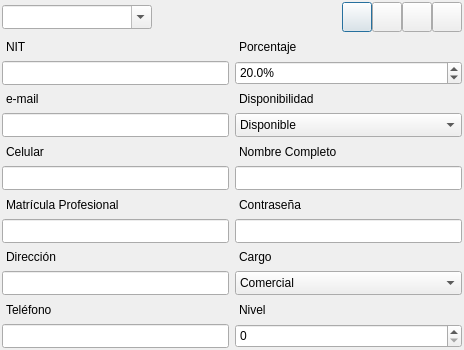
<?xml version="1.0" encoding="UTF-8"?>
<ui version="4.0">
 <class>editPersonsForm</class>
 <widget class="QDialog" name="editPersonsForm">
  <property name="geometry">
   <rect>
    <x>0</x>
    <y>0</y>
    <width>464</width>
    <height>350</height>
   </rect>
  </property>
  <property name="sizePolicy">
   <sizepolicy hsizetype="Expanding" vsizetype="Expanding">
    <horstretch>0</horstretch>
    <verstretch>0</verstretch>
   </sizepolicy>
  </property>
  <property name="windowTitle">
   <string>Edición de Datos Personales</string>
  </property>
  <property name="windowIcon">
   <iconset>
    <normaloff>:/icons/icons/users.png</normaloff>:/icons/icons/users.png</iconset>
  </property>
  <layout class="QGridLayout" name="gridLayout">
   <property name="leftMargin">
    <number>2</number>
   </property>
   <property name="topMargin">
    <number>2</number>
   </property>
   <property name="rightMargin">
    <number>2</number>
   </property>
   <property name="bottomMargin">
    <number>2</number>
   </property>
   <item row="0" column="0" colspan="2">
    <layout class="QHBoxLayout" name="horizontalLayout">
     <property name="spacing">
      <number>0</number>
     </property>
     <item>
      <widget class="QComboBox" name="personsComboBox">
       <property name="minimumSize">
        <size>
         <width>150</width>
         <height>24</height>
        </size>
       </property>
       <property name="font">
        <font>
         <pointsize>9</pointsize>
        </font>
       </property>
       <property name="editable">
        <bool>true</bool>
       </property>
       <property name="modelColumn">
        <number>0</number>
       </property>
      </widget>
     </item>
     <item>
      <spacer name="horizontalSpacer">
       <property name="orientation">
        <enum>Qt::Horizontal</enum>
       </property>
       <property name="sizeHint" stdset="0">
        <size>
         <width>20</width>
         <height>20</height>
        </size>
       </property>
      </spacer>
     </item>
     <item>
      <widget class="QPushButton" name="updateButton">
       <property name="enabled">
        <bool>true</bool>
       </property>
       <property name="minimumSize">
        <size>
         <width>30</width>
         <height>30</height>
        </size>
       </property>
       <property name="maximumSize">
        <size>
         <width>30</width>
         <height>30</height>
        </size>
       </property>
       <property name="toolTip">
        <string>Guardar</string>
       </property>
       <property name="text">
        <string/>
       </property>
       <property name="icon">
        <iconset>
         <normaloff>:/icons/icons/update.png</normaloff>:/icons/icons/update.png</iconset>
       </property>
      </widget>
     </item>
     <item>
      <widget class="QPushButton" name="newButton">
       <property name="enabled">
        <bool>true</bool>
       </property>
       <property name="minimumSize">
        <size>
         <width>30</width>
         <height>30</height>
        </size>
       </property>
       <property name="maximumSize">
        <size>
         <width>30</width>
         <height>30</height>
        </size>
       </property>
       <property name="toolTip">
        <string>Nuevo</string>
       </property>
       <property name="text">
        <string/>
       </property>
       <property name="icon">
        <iconset>
         <normaloff>:/icons/icons/add-user.png</normaloff>:/icons/icons/add-user.png</iconset>
       </property>
      </widget>
     </item>
     <item>
      <widget class="QPushButton" name="saveButton">
       <property name="enabled">
        <bool>true</bool>
       </property>
       <property name="minimumSize">
        <size>
         <width>30</width>
         <height>30</height>
        </size>
       </property>
       <property name="maximumSize">
        <size>
         <width>30</width>
         <height>30</height>
        </size>
       </property>
       <property name="toolTip">
        <string>Nuevo</string>
       </property>
       <property name="text">
        <string/>
       </property>
       <property name="icon">
        <iconset>
         <normaloff>:/icons/icons/save-user.png</normaloff>:/icons/icons/save-user.png</iconset>
       </property>
      </widget>
     </item>
     <item>
      <widget class="QPushButton" name="removeButton">
       <property name="enabled">
        <bool>true</bool>
       </property>
       <property name="minimumSize">
        <size>
         <width>30</width>
         <height>30</height>
        </size>
       </property>
       <property name="maximumSize">
        <size>
         <width>30</width>
         <height>30</height>
        </size>
       </property>
       <property name="toolTip">
        <string>Eliminar</string>
       </property>
       <property name="text">
        <string/>
       </property>
       <property name="icon">
        <iconset>
         <normaloff>:/icons/icons/remove-user.png</normaloff>:/icons/icons/remove-user.png</iconset>
       </property>
      </widget>
     </item>
    </layout>
   </item>
   <item row="1" column="0">
    <widget class="QLabel" name="label">
     <property name="font">
      <font>
       <pointsize>9</pointsize>
      </font>
     </property>
     <property name="text">
      <string>NIT</string>
     </property>
     <property name="indent">
      <number>4</number>
     </property>
    </widget>
   </item>
   <item row="1" column="1">
    <widget class="QLabel" name="percentageLabel">
     <property name="font">
      <font>
       <pointsize>9</pointsize>
      </font>
     </property>
     <property name="text">
      <string>Porcentaje</string>
     </property>
     <property name="indent">
      <number>4</number>
     </property>
    </widget>
   </item>
   <item row="2" column="0">
    <widget class="QLineEdit" name="nitLineEdit">
     <property name="minimumSize">
      <size>
       <width>220</width>
       <height>24</height>
      </size>
     </property>
     <property name="font">
      <font>
       <pointsize>9</pointsize>
      </font>
     </property>
    </widget>
   </item>
   <item row="2" column="1">
    <widget class="QDoubleSpinBox" name="percentageSpinBox">
     <property name="minimumSize">
      <size>
       <width>220</width>
       <height>24</height>
      </size>
     </property>
     <property name="font">
      <font>
       <pointsize>9</pointsize>
      </font>
     </property>
     <property name="suffix">
      <string>%</string>
     </property>
     <property name="decimals">
      <number>1</number>
     </property>
     <property name="value">
      <double>20.000000000000000</double>
     </property>
    </widget>
   </item>
   <item row="3" column="0">
    <widget class="QLabel" name="label_4">
     <property name="font">
      <font>
       <pointsize>9</pointsize>
      </font>
     </property>
     <property name="text">
      <string>e-mail</string>
     </property>
     <property name="indent">
      <number>4</number>
     </property>
    </widget>
   </item>
   <item row="3" column="1">
    <widget class="QLabel" name="availibleLabel">
     <property name="font">
      <font>
       <pointsize>9</pointsize>
      </font>
     </property>
     <property name="text">
      <string>Disponibilidad</string>
     </property>
     <property name="indent">
      <number>4</number>
     </property>
    </widget>
   </item>
   <item row="4" column="0">
    <widget class="QLineEdit" name="mailLineEdit">
     <property name="minimumSize">
      <size>
       <width>0</width>
       <height>24</height>
      </size>
     </property>
     <property name="font">
      <font>
       <pointsize>9</pointsize>
      </font>
     </property>
    </widget>
   </item>
   <item row="4" column="1">
    <widget class="QComboBox" name="availibleComboBox">
     <property name="minimumSize">
      <size>
       <width>0</width>
       <height>24</height>
      </size>
     </property>
     <property name="font">
      <font>
       <pointsize>9</pointsize>
      </font>
     </property>
     <item>
      <property name="text">
       <string>Disponible</string>
      </property>
     </item>
     <item>
      <property name="text">
       <string>En Comisión</string>
      </property>
     </item>
     <item>
      <property name="text">
       <string>En Entrenamiento</string>
      </property>
     </item>
     <item>
      <property name="text">
       <string>Inactivo</string>
      </property>
     </item>
    </widget>
   </item>
   <item row="5" column="0">
    <widget class="QLabel" name="label_5">
     <property name="font">
      <font>
       <pointsize>9</pointsize>
      </font>
     </property>
     <property name="text">
      <string>Celular</string>
     </property>
     <property name="indent">
      <number>4</number>
     </property>
    </widget>
   </item>
   <item row="5" column="1">
    <widget class="QLabel" name="longNameLabel">
     <property name="font">
      <font>
       <pointsize>9</pointsize>
      </font>
     </property>
     <property name="text">
      <string>Nombre Completo</string>
     </property>
     <property name="indent">
      <number>4</number>
     </property>
    </widget>
   </item>
   <item row="6" column="0">
    <widget class="QLineEdit" name="celLineEdit">
     <property name="minimumSize">
      <size>
       <width>0</width>
       <height>24</height>
      </size>
     </property>
     <property name="font">
      <font>
       <pointsize>9</pointsize>
      </font>
     </property>
    </widget>
   </item>
   <item row="6" column="1">
    <widget class="QLineEdit" name="longNameLineEdit">
     <property name="minimumSize">
      <size>
       <width>0</width>
       <height>24</height>
      </size>
     </property>
     <property name="font">
      <font>
       <pointsize>9</pointsize>
      </font>
     </property>
    </widget>
   </item>
   <item row="7" column="0">
    <widget class="QLabel" name="mpLabel">
     <property name="font">
      <font>
       <pointsize>9</pointsize>
      </font>
     </property>
     <property name="text">
      <string>Matrícula Profesional</string>
     </property>
     <property name="indent">
      <number>4</number>
     </property>
    </widget>
   </item>
   <item row="7" column="1">
    <widget class="QLabel" name="passwordLabel">
     <property name="font">
      <font>
       <pointsize>9</pointsize>
      </font>
     </property>
     <property name="text">
      <string>Contraseña</string>
     </property>
     <property name="indent">
      <number>4</number>
     </property>
    </widget>
   </item>
   <item row="8" column="0">
    <widget class="QLineEdit" name="mpLineEdit">
     <property name="minimumSize">
      <size>
       <width>0</width>
       <height>24</height>
      </size>
     </property>
     <property name="font">
      <font>
       <pointsize>9</pointsize>
      </font>
     </property>
    </widget>
   </item>
   <item row="8" column="1">
    <widget class="QLineEdit" name="passwordLineEdit">
     <property name="minimumSize">
      <size>
       <width>0</width>
       <height>24</height>
      </size>
     </property>
     <property name="font">
      <font>
       <pointsize>9</pointsize>
      </font>
     </property>
    </widget>
   </item>
   <item row="9" column="0">
    <widget class="QLabel" name="addressLabel">
     <property name="font">
      <font>
       <pointsize>9</pointsize>
      </font>
     </property>
     <property name="text">
      <string>Dirección</string>
     </property>
     <property name="indent">
      <number>4</number>
     </property>
    </widget>
   </item>
   <item row="9" column="1">
    <widget class="QLabel" name="chargeLabel">
     <property name="font">
      <font>
       <pointsize>9</pointsize>
      </font>
     </property>
     <property name="text">
      <string>Cargo</string>
     </property>
     <property name="indent">
      <number>4</number>
     </property>
    </widget>
   </item>
   <item row="10" column="0">
    <widget class="QLineEdit" name="addressLineEdit">
     <property name="minimumSize">
      <size>
       <width>0</width>
       <height>24</height>
      </size>
     </property>
     <property name="font">
      <font>
       <pointsize>9</pointsize>
      </font>
     </property>
    </widget>
   </item>
   <item row="10" column="1">
    <widget class="QComboBox" name="chargeComboBox">
     <property name="minimumSize">
      <size>
       <width>0</width>
       <height>24</height>
      </size>
     </property>
     <property name="font">
      <font>
       <pointsize>9</pointsize>
      </font>
     </property>
     <item>
      <property name="text">
       <string>Comercial</string>
      </property>
     </item>
     <item>
      <property name="text">
       <string>Contabilidad</string>
      </property>
     </item>
     <item>
      <property name="text">
       <string>Documentos</string>
      </property>
     </item>
     <item>
      <property name="text">
       <string>Ingeniería</string>
      </property>
     </item>
     <item>
      <property name="text">
       <string>Gerencia</string>
      </property>
     </item>
    </widget>
   </item>
   <item row="11" column="0">
    <widget class="QLabel" name="phoneLabel">
     <property name="font">
      <font>
       <pointsize>9</pointsize>
      </font>
     </property>
     <property name="text">
      <string>Teléfono</string>
     </property>
     <property name="indent">
      <number>4</number>
     </property>
    </widget>
   </item>
   <item row="11" column="1">
    <widget class="QLabel" name="levelLabel">
     <property name="font">
      <font>
       <pointsize>9</pointsize>
      </font>
     </property>
     <property name="text">
      <string>Nivel</string>
     </property>
     <property name="indent">
      <number>4</number>
     </property>
    </widget>
   </item>
   <item row="12" column="0">
    <widget class="QLineEdit" name="phoneLineEdit">
     <property name="minimumSize">
      <size>
       <width>0</width>
       <height>24</height>
      </size>
     </property>
     <property name="font">
      <font>
       <pointsize>9</pointsize>
      </font>
     </property>
    </widget>
   </item>
   <item row="12" column="1">
    <widget class="QSpinBox" name="levelSpinBox">
     <property name="minimumSize">
      <size>
       <width>0</width>
       <height>24</height>
      </size>
     </property>
     <property name="font">
      <font>
       <pointsize>9</pointsize>
       <italic>false</italic>
      </font>
     </property>
    </widget>
   </item>
  </layout>
 </widget>
 <tabstops>
  <tabstop>personsComboBox</tabstop>
  <tabstop>nitLineEdit</tabstop>
  <tabstop>mailLineEdit</tabstop>
  <tabstop>celLineEdit</tabstop>
  <tabstop>mpLineEdit</tabstop>
  <tabstop>addressLineEdit</tabstop>
  <tabstop>phoneLineEdit</tabstop>
  <tabstop>percentageSpinBox</tabstop>
  <tabstop>availibleComboBox</tabstop>
  <tabstop>longNameLineEdit</tabstop>
  <tabstop>passwordLineEdit</tabstop>
  <tabstop>chargeComboBox</tabstop>
  <tabstop>levelSpinBox</tabstop>
  <tabstop>updateButton</tabstop>
  <tabstop>newButton</tabstop>
  <tabstop>saveButton</tabstop>
  <tabstop>removeButton</tabstop>
 </tabstops>
 <resources/>
 <connections/>
</ui>
